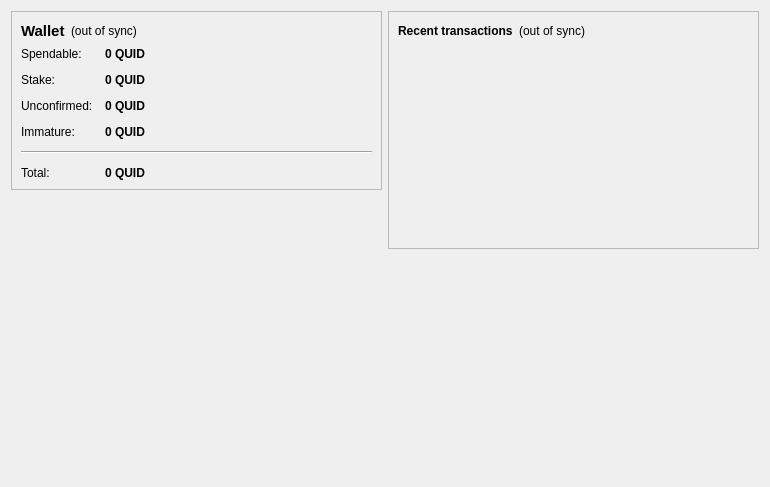
<?xml version="1.0" encoding="UTF-8"?>
<ui version="4.0">
 <class>OverviewPage</class>
 <widget class="QWidget" name="OverviewPage">
  <property name="geometry">
   <rect>
    <x>0</x>
    <y>0</y>
    <width>770</width>
    <height>487</height>
   </rect>
  </property>
  <property name="windowTitle">
   <string>Form</string>
  </property>
  <layout class="QHBoxLayout" name="horizontalLayout" stretch="1,1">
   <item>
    <layout class="QVBoxLayout" name="verticalLayout_2">
     <item>
      <widget class="QFrame" name="frame">
       <property name="frameShape">
        <enum>QFrame::StyledPanel</enum>
       </property>
       <property name="frameShadow">
        <enum>QFrame::Raised</enum>
       </property>
       <layout class="QVBoxLayout" name="verticalLayout_4">
        <item>
         <layout class="QHBoxLayout" name="horizontalLayout_4">
          <item>
           <widget class="QLabel" name="label_5">
            <property name="font">
             <font>
              <pointsize>11</pointsize>
              <weight>75</weight>
              <bold>true</bold>
             </font>
            </property>
            <property name="text">
             <string>Wallet</string>
            </property>
           </widget>
          </item>
          <item>
           <widget class="QLabel" name="labelWalletStatus">
            <property name="toolTip">
             <string>The displayed information may be out of date. Your wallet automatically synchronizes with the quid network after a connection is established, but this process has not completed yet.</string>
            </property>
            <property name="styleSheet">
             <string notr="true"/>
            </property>
            <property name="text">
             <string notr="true">(out of sync)</string>
            </property>
            <property name="alignment">
             <set>Qt::AlignLeading|Qt::AlignLeft|Qt::AlignVCenter</set>
            </property>
           </widget>
          </item>
          <item>
           <spacer name="horizontalSpacer_2">
            <property name="orientation">
             <enum>Qt::Horizontal</enum>
            </property>
            <property name="sizeHint" stdset="0">
             <size>
              <width>40</width>
              <height>20</height>
             </size>
            </property>
           </spacer>
          </item>
         </layout>
        </item>
        <item>
         <layout class="QFormLayout" name="formLayout_2">
          <property name="fieldGrowthPolicy">
           <enum>QFormLayout::AllNonFixedFieldsGrow</enum>
          </property>
          <property name="horizontalSpacing">
           <number>12</number>
          </property>
          <property name="verticalSpacing">
           <number>12</number>
          </property>
          <item row="0" column="0">
           <widget class="QLabel" name="label">
            <property name="text">
             <string>Spendable:</string>
            </property>
           </widget>
          </item>
          <item row="0" column="1">
           <widget class="QLabel" name="labelBalance">
            <property name="font">
             <font>
              <weight>75</weight>
              <bold>true</bold>
             </font>
            </property>
            <property name="cursor">
             <cursorShape>IBeamCursor</cursorShape>
            </property>
            <property name="toolTip">
             <string>Your current spendable balance</string>
            </property>
            <property name="text">
             <string notr="true">0 QUID</string>
            </property>
            <property name="textInteractionFlags">
             <set>Qt::LinksAccessibleByMouse|Qt::TextSelectableByKeyboard|Qt::TextSelectableByMouse</set>
            </property>
           </widget>
          </item>
          <item row="1" column="0">
           <widget class="QLabel" name="label_6">
            <property name="text">
             <string>Stake:</string>
            </property>
           </widget>
          </item>
          <item row="1" column="1">
           <widget class="QLabel" name="labelStake">
            <property name="font">
             <font>
              <weight>75</weight>
              <bold>true</bold>
             </font>
            </property>
            <property name="cursor">
             <cursorShape>IBeamCursor</cursorShape>
            </property>
            <property name="toolTip">
             <string>Total of coins that was staked, and do not yet count toward the current balance</string>
            </property>
            <property name="text">
             <string notr="true">0 QUID</string>
            </property>
            <property name="textInteractionFlags">
             <set>Qt::LinksAccessibleByMouse|Qt::TextSelectableByKeyboard|Qt::TextSelectableByMouse</set>
            </property>
           </widget>
          </item>
          <item row="2" column="0">
           <widget class="QLabel" name="label_3">
            <property name="text">
             <string>Unconfirmed:</string>
            </property>
           </widget>
          </item>
          <item row="2" column="1">
           <widget class="QLabel" name="labelUnconfirmed">
            <property name="font">
             <font>
              <weight>75</weight>
              <bold>true</bold>
             </font>
            </property>
            <property name="cursor">
             <cursorShape>IBeamCursor</cursorShape>
            </property>
            <property name="toolTip">
             <string>Total of transactions that have yet to be confirmed, and do not yet count toward the current balance</string>
            </property>
            <property name="text">
             <string notr="true">0 QUID</string>
            </property>
            <property name="textInteractionFlags">
             <set>Qt::LinksAccessibleByMouse|Qt::TextSelectableByKeyboard|Qt::TextSelectableByMouse</set>
            </property>
           </widget>
          </item>
          <item row="3" column="0">
           <widget class="QLabel" name="labelImmatureText">
            <property name="text">
             <string>Immature:</string>
            </property>
           </widget>
          </item>
          <item row="3" column="1">
           <widget class="QLabel" name="labelImmature">
            <property name="font">
             <font>
              <weight>75</weight>
              <bold>true</bold>
             </font>
            </property>
            <property name="toolTip">
             <string>Mined balance that has not yet matured</string>
            </property>
            <property name="text">
             <string notr="true">0 QUID</string>
            </property>
            <property name="textInteractionFlags">
             <set>Qt::LinksAccessibleByMouse|Qt::TextSelectableByKeyboard|Qt::TextSelectableByMouse</set>
            </property>
           </widget>
          </item>
          <item row="4" column="0" colspan="2">
           <widget class="Line" name="line">
            <property name="orientation">
             <enum>Qt::Horizontal</enum>
            </property>
           </widget>
          </item>
          <item row="5" column="0">
           <widget class="QLabel" name="labelTotalText">
            <property name="text">
             <string>Total:</string>
            </property>
           </widget>
          </item>
          <item row="5" column="1">
           <widget class="QLabel" name="labelTotal">
            <property name="font">
             <font>
              <weight>75</weight>
              <bold>true</bold>
             </font>
            </property>
            <property name="cursor">
             <cursorShape>IBeamCursor</cursorShape>
            </property>
            <property name="toolTip">
             <string>Your current total balance</string>
            </property>
            <property name="text">
             <string notr="true">0 QUID</string>
            </property>
            <property name="textInteractionFlags">
             <set>Qt::LinksAccessibleByMouse|Qt::TextSelectableByKeyboard|Qt::TextSelectableByMouse</set>
            </property>
           </widget>
          </item>
         </layout>
        </item>
       </layout>
      </widget>
     </item>
     <item>
      <spacer name="verticalSpacer">
       <property name="orientation">
        <enum>Qt::Vertical</enum>
       </property>
       <property name="sizeHint" stdset="0">
        <size>
         <width>20</width>
         <height>40</height>
        </size>
       </property>
      </spacer>
     </item>
     <item>
      <widget class="QLabel" name="label_2">
       <property name="autoFillBackground">
        <bool>true</bool>
       </property>
       <property name="text">
        <string/>
       </property>
       <property name="pixmap">
        <pixmap resource="../bitcoin.qrc">:/icons/mastbg</pixmap>
       </property>
       <property name="scaledContents">
        <bool>false</bool>
       </property>
       <property name="margin">
        <number>0</number>
       </property>
      </widget>
     </item>
    </layout>
   </item>
   <item>
    <layout class="QVBoxLayout" name="verticalLayout_3">
     <item>
      <widget class="QFrame" name="frame_2">
       <property name="frameShape">
        <enum>QFrame::StyledPanel</enum>
       </property>
       <property name="frameShadow">
        <enum>QFrame::Raised</enum>
       </property>
       <layout class="QVBoxLayout" name="verticalLayout">
        <item>
         <layout class="QHBoxLayout" name="horizontalLayout_2">
          <item>
           <widget class="QLabel" name="label_4">
            <property name="text">
             <string>&lt;b&gt;Recent transactions&lt;/b&gt;</string>
            </property>
           </widget>
          </item>
          <item>
           <widget class="QLabel" name="labelTransactionsStatus">
            <property name="toolTip">
             <string>The displayed information may be out of date. Your wallet automatically synchronizes with the quid network after a connection is established, but this process has not completed yet.</string>
            </property>
            <property name="styleSheet">
             <string notr="true"/>
            </property>
            <property name="text">
             <string notr="true">(out of sync)</string>
            </property>
            <property name="alignment">
             <set>Qt::AlignRight|Qt::AlignTrailing|Qt::AlignVCenter</set>
            </property>
           </widget>
          </item>
          <item>
           <spacer name="horizontalSpacer">
            <property name="orientation">
             <enum>Qt::Horizontal</enum>
            </property>
            <property name="sizeHint" stdset="0">
             <size>
              <width>40</width>
              <height>20</height>
             </size>
            </property>
           </spacer>
          </item>
         </layout>
        </item>
        <item>
         <widget class="QListView" name="listTransactions">
          <property name="styleSheet">
           <string notr="true">QListView { background: transparent; }</string>
          </property>
          <property name="frameShape">
           <enum>QFrame::NoFrame</enum>
          </property>
          <property name="verticalScrollBarPolicy">
           <enum>Qt::ScrollBarAlwaysOff</enum>
          </property>
          <property name="horizontalScrollBarPolicy">
           <enum>Qt::ScrollBarAlwaysOff</enum>
          </property>
          <property name="selectionMode">
           <enum>QAbstractItemView::NoSelection</enum>
          </property>
         </widget>
        </item>
       </layout>
      </widget>
     </item>
     <item>
      <spacer name="verticalSpacer_2">
       <property name="orientation">
        <enum>Qt::Vertical</enum>
       </property>
       <property name="sizeHint" stdset="0">
        <size>
         <width>20</width>
         <height>40</height>
        </size>
       </property>
      </spacer>
     </item>
    </layout>
   </item>
  </layout>
 </widget>
 <resources>
  <include location="../bitcoin.qrc"/>
 </resources>
 <connections/>
</ui>
